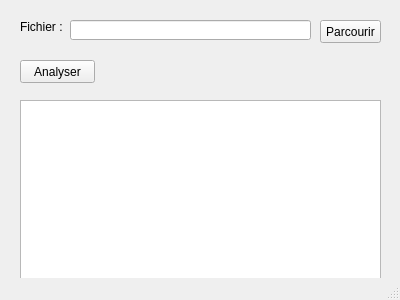
<?xml version="1.0" encoding="UTF-8"?>
<ui version="4.0">
 <class>MainWindow</class>
 <widget class="QMainWindow" name="MainWindow">
  <property name="geometry">
   <rect>
    <x>0</x>
    <y>0</y>
    <width>400</width>
    <height>300</height>
   </rect>
  </property>
  <property name="windowTitle">
   <string>MainWindow</string>
  </property>
  <widget class="QWidget" name="centralwidget">
   <widget class="QLabel" name="label">
    <property name="geometry">
     <rect>
      <x>20</x>
      <y>20</y>
      <width>47</width>
      <height>13</height>
     </rect>
    </property>
    <property name="text">
     <string>Fichier :</string>
    </property>
   </widget>
   <widget class="QLineEdit" name="filePathLineEdit">
    <property name="geometry">
     <rect>
      <x>70</x>
      <y>20</y>
      <width>241</width>
      <height>20</height>
     </rect>
    </property>
   </widget>
   <widget class="QPushButton" name="browseButton">
    <property name="geometry">
     <rect>
      <x>320</x>
      <y>20</y>
      <width>61</width>
      <height>23</height>
     </rect>
    </property>
    <property name="text">
     <string>Parcourir</string>
    </property>
   </widget>
   <widget class="QPushButton" name="analyserButton">
    <property name="geometry">
     <rect>
      <x>20</x>
      <y>60</y>
      <width>75</width>
      <height>23</height>
     </rect>
    </property>
    <property name="text">
     <string>Analyser</string>
    </property>
   </widget>
   <widget class="QTextBrowser" name="resultTextBrowser">
    <property name="geometry">
     <rect>
      <x>20</x>
      <y>100</y>
      <width>361</width>
      <height>181</height>
     </rect>
    </property>
   </widget>
  </widget>
  <widget class="QMenuBar" name="menubar">
   <property name="geometry">
    <rect>
     <x>0</x>
     <y>0</y>
     <width>400</width>
     <height>21</height>
    </rect>
   </property>
  </widget>
  <widget class="QStatusBar" name="statusbar"/>
 </widget>
 <resources/>
 <connections/>
</ui>
